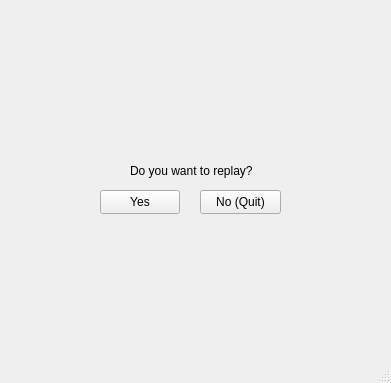
<?xml version="1.0" encoding="UTF-8"?>
<ui version="4.0">
 <class>RestartWindow</class>
 <widget class="QMainWindow" name="RestartWindow">
  <property name="geometry">
   <rect>
    <x>0</x>
    <y>0</y>
    <width>391</width>
    <height>383</height>
   </rect>
  </property>
  <property name="windowTitle">
   <string>MainWindow</string>
  </property>
  <widget class="QWidget" name="centralwidget">
   <widget class="QLabel" name="labelState">
    <property name="geometry">
     <rect>
      <x>30</x>
      <y>90</y>
      <width>341</width>
      <height>61</height>
     </rect>
    </property>
    <property name="font">
     <font>
      <pointsize>16</pointsize>
      <bold>true</bold>
     </font>
    </property>
    <property name="text">
     <string/>
    </property>
    <property name="alignment">
     <set>Qt::AlignCenter</set>
    </property>
   </widget>
   <widget class="QLabel" name="labelQuestion">
    <property name="geometry">
     <rect>
      <x>130</x>
      <y>160</y>
      <width>141</width>
      <height>21</height>
     </rect>
    </property>
    <property name="text">
     <string>Do you want to replay?</string>
    </property>
   </widget>
   <widget class="QPushButton" name="replayPushButton">
    <property name="geometry">
     <rect>
      <x>100</x>
      <y>190</y>
      <width>80</width>
      <height>24</height>
     </rect>
    </property>
    <property name="text">
     <string>Yes</string>
    </property>
   </widget>
   <widget class="QPushButton" name="quitPushButton">
    <property name="geometry">
     <rect>
      <x>200</x>
      <y>190</y>
      <width>81</width>
      <height>24</height>
     </rect>
    </property>
    <property name="text">
     <string>No (Quit)</string>
    </property>
   </widget>
  </widget>
  <widget class="QMenuBar" name="menubar">
   <property name="geometry">
    <rect>
     <x>0</x>
     <y>0</y>
     <width>391</width>
     <height>21</height>
    </rect>
   </property>
  </widget>
  <widget class="QStatusBar" name="statusbar"/>
 </widget>
 <resources/>
 <connections/>
</ui>
